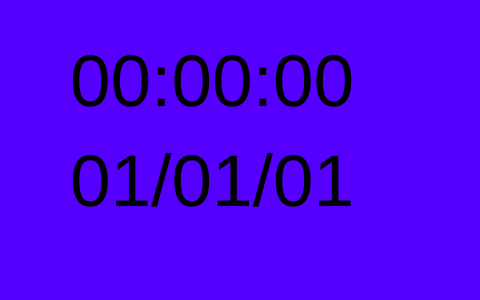
<?xml version="1.0" encoding="UTF-8"?>
<ui version="4.0">
 <class>MainWindow</class>
 <widget class="QMainWindow" name="MainWindow">
  <property name="geometry">
   <rect>
    <x>0</x>
    <y>0</y>
    <width>480</width>
    <height>300</height>
   </rect>
  </property>
  <property name="windowTitle">
   <string>ClockExample</string>
  </property>
  <widget class="QWidget" name="centralWidget">
   <widget class="QWidget" name="widgetTextClock" native="true">
    <property name="enabled">
     <bool>true</bool>
    </property>
    <property name="geometry">
     <rect>
      <x>0</x>
      <y>0</y>
      <width>480</width>
      <height>300</height>
     </rect>
    </property>
    <property name="toolTipDuration">
     <number>2</number>
    </property>
    <property name="styleSheet">
     <string notr="true">background-color: rgb(85, 0, 255);</string>
    </property>
    <widget class="QLabel" name="labelHora">
     <property name="geometry">
      <rect>
       <x>70</x>
       <y>40</y>
       <width>311</width>
       <height>81</height>
      </rect>
     </property>
     <property name="font">
      <font>
       <pointsize>55</pointsize>
      </font>
     </property>
     <property name="toolTipDuration">
      <number>1</number>
     </property>
     <property name="text">
      <string>00:00:00</string>
     </property>
    </widget>
    <widget class="QLabel" name="labelData">
     <property name="geometry">
      <rect>
       <x>70</x>
       <y>130</y>
       <width>331</width>
       <height>101</height>
      </rect>
     </property>
     <property name="font">
      <font>
       <pointsize>55</pointsize>
      </font>
     </property>
     <property name="text">
      <string>01/01/01</string>
     </property>
    </widget>
   </widget>
  </widget>
 </widget>
 <layoutdefault spacing="6" margin="11"/>
 <resources/>
 <connections/>
 <slots>
  <slot>ButtonClicked()</slot>
 </slots>
</ui>
